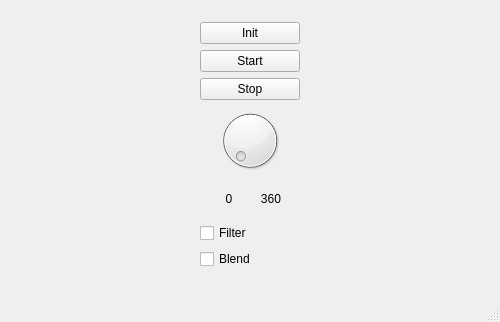
<?xml version="1.0" encoding="UTF-8"?>
<ui version="4.0">
 <class>MainWindow</class>
 <widget class="QMainWindow" name="MainWindow">
  <property name="geometry">
   <rect>
    <x>0</x>
    <y>0</y>
    <width>500</width>
    <height>322</height>
   </rect>
  </property>
  <property name="windowTitle">
   <string>FIT9201SUMBATYANTS_Puzzle</string>
  </property>
  <widget class="QWidget" name="mainWidget">
   <property name="minimumSize">
    <size>
     <width>500</width>
     <height>300</height>
    </size>
   </property>
   <layout class="QHBoxLayout" name="horizontalLayout_2">
    <item>
     <widget class="QWidget" name="controlWidget" native="true">
      <property name="sizePolicy">
       <sizepolicy hsizetype="Fixed" vsizetype="Preferred">
        <horstretch>0</horstretch>
        <verstretch>0</verstretch>
       </sizepolicy>
      </property>
      <layout class="QVBoxLayout" name="verticalLayout_2">
       <item>
        <widget class="QPushButton" name="initButton">
         <property name="text">
          <string>Init</string>
         </property>
        </widget>
       </item>
       <item>
        <widget class="QPushButton" name="startButton">
         <property name="text">
          <string>Start</string>
         </property>
        </widget>
       </item>
       <item>
        <widget class="QPushButton" name="stopButton">
         <property name="text">
          <string>Stop</string>
         </property>
        </widget>
       </item>
       <item>
        <widget class="QDial" name="dial">
         <property name="maximum">
          <number>360</number>
         </property>
        </widget>
       </item>
       <item>
        <widget class="QWidget" name="dialLabelWidget" native="true">
         <layout class="QHBoxLayout" name="horizontalLayout_3">
          <item>
           <widget class="QLabel" name="minLabel">
            <property name="text">
             <string>0</string>
            </property>
            <property name="alignment">
             <set>Qt::AlignCenter</set>
            </property>
           </widget>
          </item>
          <item>
           <widget class="QLabel" name="maxLabel">
            <property name="text">
             <string>360</string>
            </property>
            <property name="alignment">
             <set>Qt::AlignCenter</set>
            </property>
           </widget>
          </item>
         </layout>
        </widget>
       </item>
       <item>
        <widget class="QCheckBox" name="filterCheckBox">
         <property name="text">
          <string>Filter</string>
         </property>
        </widget>
       </item>
       <item>
        <widget class="QCheckBox" name="blendCheckBox">
         <property name="text">
          <string>Blend</string>
         </property>
        </widget>
       </item>
       <item>
        <spacer name="verticalSpacer">
         <property name="orientation">
          <enum>Qt::Vertical</enum>
         </property>
         <property name="sizeHint" stdset="0">
          <size>
           <width>20</width>
           <height>40</height>
          </size>
         </property>
        </spacer>
       </item>
      </layout>
     </widget>
    </item>
   </layout>
  </widget>
  <widget class="QStatusBar" name="statusBar"/>
 </widget>
 <layoutdefault spacing="6" margin="11"/>
 <resources/>
 <connections/>
</ui>
